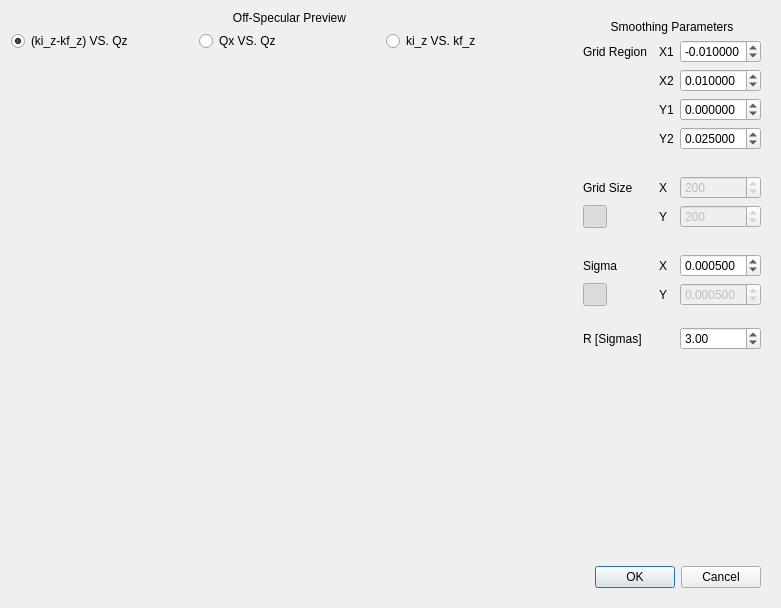
<?xml version="1.0" encoding="UTF-8"?>
<ui version="4.0">
 <class>Dialog</class>
 <widget class="QDialog" name="Dialog">
  <property name="geometry">
   <rect>
    <x>0</x>
    <y>0</y>
    <width>781</width>
    <height>608</height>
   </rect>
  </property>
  <property name="windowTitle">
   <string>QuickNXS - Smooth Off-Specular</string>
  </property>
  <property name="windowIcon">
   <iconset resource="../icons/icons.qrc">
    <normaloff>:/General/logo.png</normaloff>:/General/logo.png</iconset>
  </property>
  <layout class="QVBoxLayout" name="verticalLayout_2">
   <item>
    <layout class="QHBoxLayout" name="horizontalLayout_2">
     <item>
      <layout class="QVBoxLayout" name="verticalLayout">
       <item>
        <widget class="QLabel" name="label">
         <property name="text">
          <string>Off-Specular Preview</string>
         </property>
         <property name="alignment">
          <set>Qt::AlignCenter</set>
         </property>
        </widget>
       </item>
       <item>
        <layout class="QHBoxLayout" name="horizontalLayout">
         <item>
          <widget class="QRadioButton" name="kizmkfzVSqz">
           <property name="text">
            <string>(ki_z-kf_z) VS. Qz</string>
           </property>
           <property name="checked">
            <bool>true</bool>
           </property>
          </widget>
         </item>
         <item>
          <widget class="QRadioButton" name="qxVSqz">
           <property name="text">
            <string>Qx VS. Qz</string>
           </property>
          </widget>
         </item>
         <item>
          <widget class="QRadioButton" name="kizVSkfz">
           <property name="text">
            <string>ki_z VS. kf_z</string>
           </property>
          </widget>
         </item>
        </layout>
       </item>
       <item>
        <widget class="MPLWidget" name="plot" native="true">
         <property name="sizePolicy">
          <sizepolicy hsizetype="Expanding" vsizetype="Expanding">
           <horstretch>0</horstretch>
           <verstretch>0</verstretch>
          </sizepolicy>
         </property>
        </widget>
       </item>
      </layout>
     </item>
     <item>
      <widget class="QWidget" name="widget" native="true">
       <layout class="QGridLayout" name="gridLayout">
        <item row="2" column="3">
         <widget class="QDoubleSpinBox" name="gridXmax">
          <property name="decimals">
           <number>6</number>
          </property>
          <property name="minimum">
           <double>-1.000000000000000</double>
          </property>
          <property name="maximum">
           <double>1.000000000000000</double>
          </property>
          <property name="singleStep">
           <double>0.001000000000000</double>
          </property>
          <property name="value">
           <double>0.010000000000000</double>
          </property>
         </widget>
        </item>
        <item row="12" column="0">
         <widget class="QToolButton" name="sigmasCoupled">
          <property name="icon">
           <iconset theme="system-lock-screen">
            <normaloff/>
           </iconset>
          </property>
          <property name="checkable">
           <bool>true</bool>
          </property>
          <property name="checked">
           <bool>true</bool>
          </property>
         </widget>
        </item>
        <item row="5" column="3">
         <spacer name="verticalSpacer_3">
          <property name="orientation">
           <enum>Qt::Vertical</enum>
          </property>
          <property name="sizeType">
           <enum>QSizePolicy::Maximum</enum>
          </property>
          <property name="sizeHint" stdset="0">
           <size>
            <width>20</width>
            <height>20</height>
           </size>
          </property>
         </spacer>
        </item>
        <item row="12" column="3">
         <widget class="QDoubleSpinBox" name="sigmaY">
          <property name="enabled">
           <bool>false</bool>
          </property>
          <property name="decimals">
           <number>6</number>
          </property>
          <property name="minimum">
           <double>0.000001000000000</double>
          </property>
          <property name="maximum">
           <double>1.000000000000000</double>
          </property>
          <property name="singleStep">
           <double>0.000250000000000</double>
          </property>
          <property name="value">
           <double>0.000500000000000</double>
          </property>
         </widget>
        </item>
        <item row="4" column="2">
         <widget class="QLabel" name="label_12">
          <property name="text">
           <string>Y2</string>
          </property>
         </widget>
        </item>
        <item row="2" column="2">
         <widget class="QLabel" name="label_10">
          <property name="text">
           <string>X2</string>
          </property>
         </widget>
        </item>
        <item row="10" column="0">
         <widget class="QLabel" name="label_2">
          <property name="text">
           <string>Sigma</string>
          </property>
         </widget>
        </item>
        <item row="3" column="2">
         <widget class="QLabel" name="label_11">
          <property name="text">
           <string>Y1</string>
          </property>
         </widget>
        </item>
        <item row="13" column="3">
         <spacer name="verticalSpacer_4">
          <property name="orientation">
           <enum>Qt::Vertical</enum>
          </property>
          <property name="sizeType">
           <enum>QSizePolicy::Maximum</enum>
          </property>
          <property name="sizeHint" stdset="0">
           <size>
            <width>20</width>
            <height>15</height>
           </size>
          </property>
         </spacer>
        </item>
        <item row="16" column="0" colspan="4">
         <widget class="QDialogButtonBox" name="buttonBox">
          <property name="orientation">
           <enum>Qt::Horizontal</enum>
          </property>
          <property name="standardButtons">
           <set>QDialogButtonBox::Cancel|QDialogButtonBox::Ok</set>
          </property>
         </widget>
        </item>
        <item row="12" column="2">
         <widget class="QLabel" name="label_8">
          <property name="text">
           <string>Y</string>
          </property>
         </widget>
        </item>
        <item row="1" column="0">
         <widget class="QLabel" name="label_5">
          <property name="text">
           <string>Grid Region</string>
          </property>
         </widget>
        </item>
        <item row="10" column="2">
         <widget class="QLabel" name="label_7">
          <property name="text">
           <string>X</string>
          </property>
         </widget>
        </item>
        <item row="3" column="3">
         <widget class="QDoubleSpinBox" name="gridYmin">
          <property name="decimals">
           <number>6</number>
          </property>
          <property name="minimum">
           <double>-1.000000000000000</double>
          </property>
          <property name="maximum">
           <double>1.000000000000000</double>
          </property>
          <property name="singleStep">
           <double>0.001000000000000</double>
          </property>
         </widget>
        </item>
        <item row="9" column="3">
         <spacer name="verticalSpacer">
          <property name="orientation">
           <enum>Qt::Vertical</enum>
          </property>
          <property name="sizeType">
           <enum>QSizePolicy::Maximum</enum>
          </property>
          <property name="sizeHint" stdset="0">
           <size>
            <width>20</width>
            <height>20</height>
           </size>
          </property>
         </spacer>
        </item>
        <item row="0" column="0" colspan="4">
         <widget class="QLabel" name="label_13">
          <property name="text">
           <string>Smoothing Parameters</string>
          </property>
          <property name="alignment">
           <set>Qt::AlignCenter</set>
          </property>
         </widget>
        </item>
        <item row="1" column="2">
         <widget class="QLabel" name="label_9">
          <property name="text">
           <string>X1</string>
          </property>
         </widget>
        </item>
        <item row="4" column="3">
         <widget class="QDoubleSpinBox" name="gridYmax">
          <property name="decimals">
           <number>6</number>
          </property>
          <property name="minimum">
           <double>-1.000000000000000</double>
          </property>
          <property name="maximum">
           <double>1.000000000000000</double>
          </property>
          <property name="singleStep">
           <double>0.001000000000000</double>
          </property>
          <property name="value">
           <double>0.025000000000000</double>
          </property>
         </widget>
        </item>
        <item row="8" column="0">
         <widget class="QToolButton" name="gridSizeCoupled">
          <property name="icon">
           <iconset theme="system-lock-screen">
            <normaloff/>
           </iconset>
          </property>
          <property name="checkable">
           <bool>true</bool>
          </property>
          <property name="checked">
           <bool>true</bool>
          </property>
         </widget>
        </item>
        <item row="6" column="0">
         <widget class="QLabel" name="label_3">
          <property name="text">
           <string>Grid Size</string>
          </property>
         </widget>
        </item>
        <item row="8" column="2">
         <widget class="QLabel" name="label_4">
          <property name="text">
           <string>Y</string>
          </property>
         </widget>
        </item>
        <item row="6" column="3">
         <widget class="QSpinBox" name="gridSizeX">
          <property name="enabled">
           <bool>false</bool>
          </property>
          <property name="minimum">
           <number>10</number>
          </property>
          <property name="maximum">
           <number>1000</number>
          </property>
          <property name="singleStep">
           <number>10</number>
          </property>
          <property name="value">
           <number>200</number>
          </property>
         </widget>
        </item>
        <item row="1" column="3">
         <widget class="QDoubleSpinBox" name="gridXmin">
          <property name="decimals">
           <number>6</number>
          </property>
          <property name="minimum">
           <double>-1.000000000000000</double>
          </property>
          <property name="maximum">
           <double>1.000000000000000</double>
          </property>
          <property name="singleStep">
           <double>0.001000000000000</double>
          </property>
          <property name="value">
           <double>-0.010000000000000</double>
          </property>
         </widget>
        </item>
        <item row="6" column="2">
         <widget class="QLabel" name="label_6">
          <property name="text">
           <string>X</string>
          </property>
         </widget>
        </item>
        <item row="10" column="3">
         <widget class="QDoubleSpinBox" name="sigmaX">
          <property name="decimals">
           <number>6</number>
          </property>
          <property name="minimum">
           <double>0.000001000000000</double>
          </property>
          <property name="maximum">
           <double>1.000000000000000</double>
          </property>
          <property name="singleStep">
           <double>0.000250000000000</double>
          </property>
          <property name="value">
           <double>0.000500000000000</double>
          </property>
         </widget>
        </item>
        <item row="15" column="3">
         <spacer name="verticalSpacer_2">
          <property name="orientation">
           <enum>Qt::Vertical</enum>
          </property>
          <property name="sizeHint" stdset="0">
           <size>
            <width>20</width>
            <height>40</height>
           </size>
          </property>
         </spacer>
        </item>
        <item row="8" column="3">
         <widget class="QSpinBox" name="gridSizeY">
          <property name="enabled">
           <bool>false</bool>
          </property>
          <property name="minimum">
           <number>10</number>
          </property>
          <property name="maximum">
           <number>1000</number>
          </property>
          <property name="singleStep">
           <number>10</number>
          </property>
          <property name="value">
           <number>200</number>
          </property>
         </widget>
        </item>
        <item row="14" column="0">
         <widget class="QLabel" name="label_14">
          <property name="text">
           <string>R [Sigmas]</string>
          </property>
         </widget>
        </item>
        <item row="14" column="3">
         <widget class="QDoubleSpinBox" name="rSigmas">
          <property name="minimum">
           <double>1.000000000000000</double>
          </property>
          <property name="maximum">
           <double>10.000000000000000</double>
          </property>
          <property name="value">
           <double>3.000000000000000</double>
          </property>
         </widget>
        </item>
       </layout>
      </widget>
     </item>
    </layout>
   </item>
  </layout>
 </widget>
 <customwidgets>
  <customwidget>
   <class>MPLWidget</class>
   <extends>QWidget</extends>
   <header>quicknxs/ui/mplwidget.h</header>
   <container>1</container>
  </customwidget>
 </customwidgets>
 <tabstops>
  <tabstop>gridXmin</tabstop>
  <tabstop>gridXmax</tabstop>
  <tabstop>gridYmin</tabstop>
  <tabstop>gridYmax</tabstop>
  <tabstop>gridSizeX</tabstop>
  <tabstop>gridSizeY</tabstop>
  <tabstop>sigmaX</tabstop>
  <tabstop>sigmaY</tabstop>
  <tabstop>rSigmas</tabstop>
  <tabstop>buttonBox</tabstop>
  <tabstop>kizmkfzVSqz</tabstop>
  <tabstop>qxVSqz</tabstop>
  <tabstop>kizVSkfz</tabstop>
  <tabstop>gridSizeCoupled</tabstop>
  <tabstop>sigmasCoupled</tabstop>
 </tabstops>
 <resources/>
 <connections>
  <connection>
   <sender>kizmkfzVSqz</sender>
   <signal>clicked()</signal>
   <receiver>Dialog</receiver>
   <slot>drawPlot()</slot>
   <hints>
    <hint type="sourcelabel">
     <x>148</x>
     <y>36</y>
    </hint>
    <hint type="destinationlabel">
     <x>92</x>
     <y>-7</y>
    </hint>
   </hints>
  </connection>
  <connection>
   <sender>kizVSkfz</sender>
   <signal>clicked()</signal>
   <receiver>Dialog</receiver>
   <slot>drawPlot()</slot>
   <hints>
    <hint type="sourcelabel">
     <x>452</x>
     <y>39</y>
    </hint>
    <hint type="destinationlabel">
     <x>222</x>
     <y>4</y>
    </hint>
   </hints>
  </connection>
  <connection>
   <sender>qxVSqz</sender>
   <signal>clicked()</signal>
   <receiver>Dialog</receiver>
   <slot>drawPlot()</slot>
   <hints>
    <hint type="sourcelabel">
     <x>258</x>
     <y>36</y>
    </hint>
    <hint type="destinationlabel">
     <x>460</x>
     <y>1</y>
    </hint>
   </hints>
  </connection>
  <connection>
   <sender>gridSizeCoupled</sender>
   <signal>clicked(bool)</signal>
   <receiver>gridSizeY</receiver>
   <slot>setDisabled(bool)</slot>
   <hints>
    <hint type="sourcelabel">
     <x>615</x>
     <y>198</y>
    </hint>
    <hint type="destinationlabel">
     <x>705</x>
     <y>198</y>
    </hint>
   </hints>
  </connection>
  <connection>
   <sender>sigmasCoupled</sender>
   <signal>clicked(bool)</signal>
   <receiver>sigmaY</receiver>
   <slot>setDisabled(bool)</slot>
   <hints>
    <hint type="sourcelabel">
     <x>614</x>
     <y>278</y>
    </hint>
    <hint type="destinationlabel">
     <x>731</x>
     <y>278</y>
    </hint>
   </hints>
  </connection>
  <connection>
   <sender>buttonBox</sender>
   <signal>accepted()</signal>
   <receiver>Dialog</receiver>
   <slot>accept()</slot>
   <hints>
    <hint type="sourcelabel">
     <x>659</x>
     <y>586</y>
    </hint>
    <hint type="destinationlabel">
     <x>677</x>
     <y>611</y>
    </hint>
   </hints>
  </connection>
  <connection>
   <sender>buttonBox</sender>
   <signal>rejected()</signal>
   <receiver>Dialog</receiver>
   <slot>reject()</slot>
   <hints>
    <hint type="sourcelabel">
     <x>736</x>
     <y>585</y>
    </hint>
    <hint type="destinationlabel">
     <x>755</x>
     <y>612</y>
    </hint>
   </hints>
  </connection>
  <connection>
   <sender>gridXmin</sender>
   <signal>valueChanged(double)</signal>
   <receiver>Dialog</receiver>
   <slot>updateSettings()</slot>
   <hints>
    <hint type="sourcelabel">
     <x>728</x>
     <y>39</y>
    </hint>
    <hint type="destinationlabel">
     <x>390</x>
     <y>303</y>
    </hint>
   </hints>
  </connection>
  <connection>
   <sender>gridXmax</sender>
   <signal>valueChanged(double)</signal>
   <receiver>Dialog</receiver>
   <slot>updateSettings()</slot>
   <hints>
    <hint type="sourcelabel">
     <x>728</x>
     <y>66</y>
    </hint>
    <hint type="destinationlabel">
     <x>390</x>
     <y>303</y>
    </hint>
   </hints>
  </connection>
  <connection>
   <sender>gridYmin</sender>
   <signal>valueChanged(double)</signal>
   <receiver>Dialog</receiver>
   <slot>updateSettings()</slot>
   <hints>
    <hint type="sourcelabel">
     <x>728</x>
     <y>93</y>
    </hint>
    <hint type="destinationlabel">
     <x>390</x>
     <y>303</y>
    </hint>
   </hints>
  </connection>
  <connection>
   <sender>gridYmax</sender>
   <signal>valueChanged(double)</signal>
   <receiver>Dialog</receiver>
   <slot>updateSettings()</slot>
   <hints>
    <hint type="sourcelabel">
     <x>728</x>
     <y>120</y>
    </hint>
    <hint type="destinationlabel">
     <x>390</x>
     <y>303</y>
    </hint>
   </hints>
  </connection>
  <connection>
   <sender>sigmaX</sender>
   <signal>valueChanged(double)</signal>
   <receiver>Dialog</receiver>
   <slot>updateSettings()</slot>
   <hints>
    <hint type="sourcelabel">
     <x>729</x>
     <y>251</y>
    </hint>
    <hint type="destinationlabel">
     <x>390</x>
     <y>303</y>
    </hint>
   </hints>
  </connection>
  <connection>
   <sender>sigmaY</sender>
   <signal>valueChanged(double)</signal>
   <receiver>Dialog</receiver>
   <slot>updateSettings()</slot>
   <hints>
    <hint type="sourcelabel">
     <x>729</x>
     <y>279</y>
    </hint>
    <hint type="destinationlabel">
     <x>390</x>
     <y>303</y>
    </hint>
   </hints>
  </connection>
  <connection>
   <sender>gridSizeCoupled</sender>
   <signal>clicked()</signal>
   <receiver>Dialog</receiver>
   <slot>updateGrid()</slot>
   <hints>
    <hint type="sourcelabel">
     <x>609</x>
     <y>199</y>
    </hint>
    <hint type="destinationlabel">
     <x>390</x>
     <y>303</y>
    </hint>
   </hints>
  </connection>
  <connection>
   <sender>sigmasCoupled</sender>
   <signal>clicked()</signal>
   <receiver>Dialog</receiver>
   <slot>updateSettings()</slot>
   <hints>
    <hint type="sourcelabel">
     <x>609</x>
     <y>279</y>
    </hint>
    <hint type="destinationlabel">
     <x>390</x>
     <y>303</y>
    </hint>
   </hints>
  </connection>
  <connection>
   <sender>gridSizeCoupled</sender>
   <signal>clicked(bool)</signal>
   <receiver>gridSizeX</receiver>
   <slot>setDisabled(bool)</slot>
   <hints>
    <hint type="sourcelabel">
     <x>608</x>
     <y>189</y>
    </hint>
    <hint type="destinationlabel">
     <x>697</x>
     <y>177</y>
    </hint>
   </hints>
  </connection>
 </connections>
 <slots>
  <slot>drawPlot()</slot>
  <slot>updateSettings()</slot>
  <slot>updateGrid()</slot>
 </slots>
</ui>
